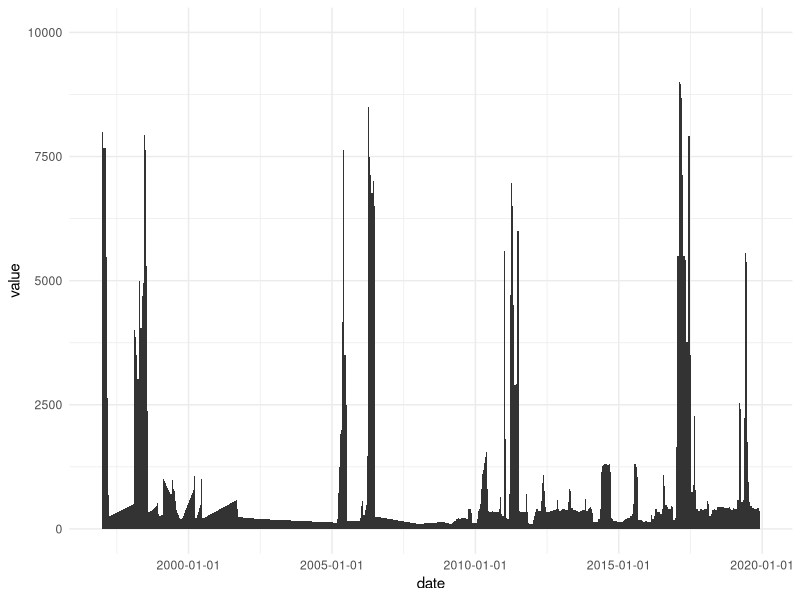

Generate this figure with R:
## ---- chunk 1
knitr::opts_chunk$set(echo = TRUE)
## ---- chunk 2
library(tidyverse)

data<- read_csv("MIL_7.csv")

colnames(data) <- c("id", "duration", "sensor_number", "sensor_type", "date", "value", "flag", "units", "obs_date")

## ---- chunk 3

plot_release <- ggplot(data = data, aes(x = date, y = value))+
  geom_area()+
  theme_minimal()+
  scale_y_continuous(limits = c(0,10000))+
  scale_x_datetime(date_breaks = "5 year")


plot_release




